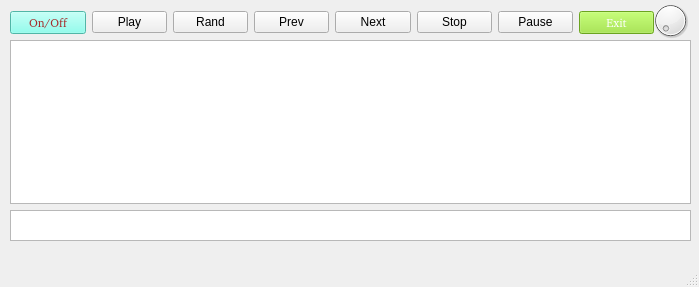
<?xml version="1.0" encoding="UTF-8"?>
<ui version="4.0">
 <class>MainWindow</class>
 <widget class="QMainWindow" name="MainWindow">
  <property name="geometry">
   <rect>
    <x>0</x>
    <y>0</y>
    <width>699</width>
    <height>287</height>
   </rect>
  </property>
  <property name="windowTitle">
   <string>MainWindow</string>
  </property>
  <widget class="QWidget" name="centralwidget">
   <widget class="QListWidget" name="listWidget">
    <property name="geometry">
     <rect>
      <x>10</x>
      <y>40</y>
      <width>681</width>
      <height>164</height>
     </rect>
    </property>
    <property name="styleSheet">
     <string notr="true">QPushButton {
background-color:rgb(0,203,150)
}</string>
    </property>
   </widget>
   <widget class="QTextBrowser" name="textBrowser">
    <property name="geometry">
     <rect>
      <x>10</x>
      <y>210</y>
      <width>681</width>
      <height>31</height>
     </rect>
    </property>
   </widget>
   <widget class="QDial" name="dial">
    <property name="geometry">
     <rect>
      <x>650</x>
      <y>0</y>
      <width>41</width>
      <height>41</height>
     </rect>
    </property>
   </widget>
   <widget class="QWidget" name="layoutWidget">
    <property name="geometry">
     <rect>
      <x>10</x>
      <y>10</y>
      <width>644</width>
      <height>25</height>
     </rect>
    </property>
    <layout class="QGridLayout" name="gridLayout">
     <item row="0" column="0">
      <widget class="QPushButton" name="pushButton">
       <property name="toolTip">
        <string>&lt;html&gt;&lt;head/&gt;&lt;body&gt;&lt;p&gt;Кнопка включения/выключения&lt;/p&gt;&lt;/body&gt;&lt;/html&gt;</string>
       </property>
       <property name="styleSheet">
        <string notr="true">QPushButton {
background-color:rgb(114, 255, 234);
color: brown;
font: Tahoma,sans-serif italic 10px;
}</string>
       </property>
       <property name="text">
        <string>On/Off</string>
       </property>
       <property name="checkable">
        <bool>false</bool>
       </property>
      </widget>
     </item>
     <item row="0" column="1">
      <widget class="QPushButton" name="pushButton_2">
       <property name="toolTip">
        <string>&lt;html&gt;&lt;head/&gt;&lt;body&gt;&lt;p&gt;Кнопка для воспроизведения песен&lt;/p&gt;&lt;/body&gt;&lt;/html&gt;</string>
       </property>
       <property name="text">
        <string>Play</string>
       </property>
      </widget>
     </item>
     <item row="0" column="2">
      <widget class="QPushButton" name="pushButton_3">
       <property name="toolTip">
        <string>&lt;html&gt;&lt;head/&gt;&lt;body&gt;&lt;p&gt;Кнопка для случайного воспроизведения&lt;/p&gt;&lt;/body&gt;&lt;/html&gt;</string>
       </property>
       <property name="text">
        <string>Rand</string>
       </property>
      </widget>
     </item>
     <item row="0" column="3">
      <widget class="QPushButton" name="pushButton_6">
       <property name="toolTip">
        <string>&lt;html&gt;&lt;head/&gt;&lt;body&gt;&lt;p&gt;Включить предыдущую песню&lt;/p&gt;&lt;/body&gt;&lt;/html&gt;</string>
       </property>
       <property name="text">
        <string>Prev</string>
       </property>
      </widget>
     </item>
     <item row="0" column="4">
      <widget class="QPushButton" name="pushButton_5">
       <property name="toolTip">
        <string>&lt;html&gt;&lt;head/&gt;&lt;body&gt;&lt;p&gt;Включить следующую песню&lt;/p&gt;&lt;/body&gt;&lt;/html&gt;</string>
       </property>
       <property name="text">
        <string>Next</string>
       </property>
      </widget>
     </item>
     <item row="0" column="5">
      <widget class="QPushButton" name="pushButton_4">
       <property name="toolTip">
        <string>&lt;html&gt;&lt;head/&gt;&lt;body&gt;&lt;p&gt;Остановить песни&lt;/p&gt;&lt;/body&gt;&lt;/html&gt;</string>
       </property>
       <property name="text">
        <string>Stop</string>
       </property>
      </widget>
     </item>
     <item row="0" column="6">
      <widget class="QPushButton" name="pushButton_7">
       <property name="toolTip">
        <string>&lt;html&gt;&lt;head/&gt;&lt;body&gt;&lt;p&gt;Поставить песню на паузу&lt;/p&gt;&lt;p&gt;&lt;br/&gt;&lt;/p&gt;&lt;/body&gt;&lt;/html&gt;</string>
       </property>
       <property name="text">
        <string>Pause</string>
       </property>
      </widget>
     </item>
     <item row="0" column="7">
      <widget class="QPushButton" name="pushButton_8">
       <property name="toolTip">
        <string>&lt;html&gt;&lt;head/&gt;&lt;body&gt;&lt;p&gt;Выключение программы&lt;/p&gt;&lt;p&gt;&lt;br/&gt;&lt;/p&gt;&lt;/body&gt;&lt;/html&gt;</string>
       </property>
       <property name="styleSheet">
        <string notr="true">QPushButton {
background-color:rgb(150, 230, 45);
color: white;
font: Tahoma,sans-serif italic 18px;
}</string>
       </property>
       <property name="text">
        <string>Exit</string>
       </property>
      </widget>
     </item>
    </layout>
   </widget>
  </widget>
  <widget class="QMenuBar" name="menubar">
   <property name="geometry">
    <rect>
     <x>0</x>
     <y>0</y>
     <width>699</width>
     <height>21</height>
    </rect>
   </property>
  </widget>
  <widget class="QStatusBar" name="statusbar"/>
 </widget>
 <resources/>
 <connections/>
</ui>
